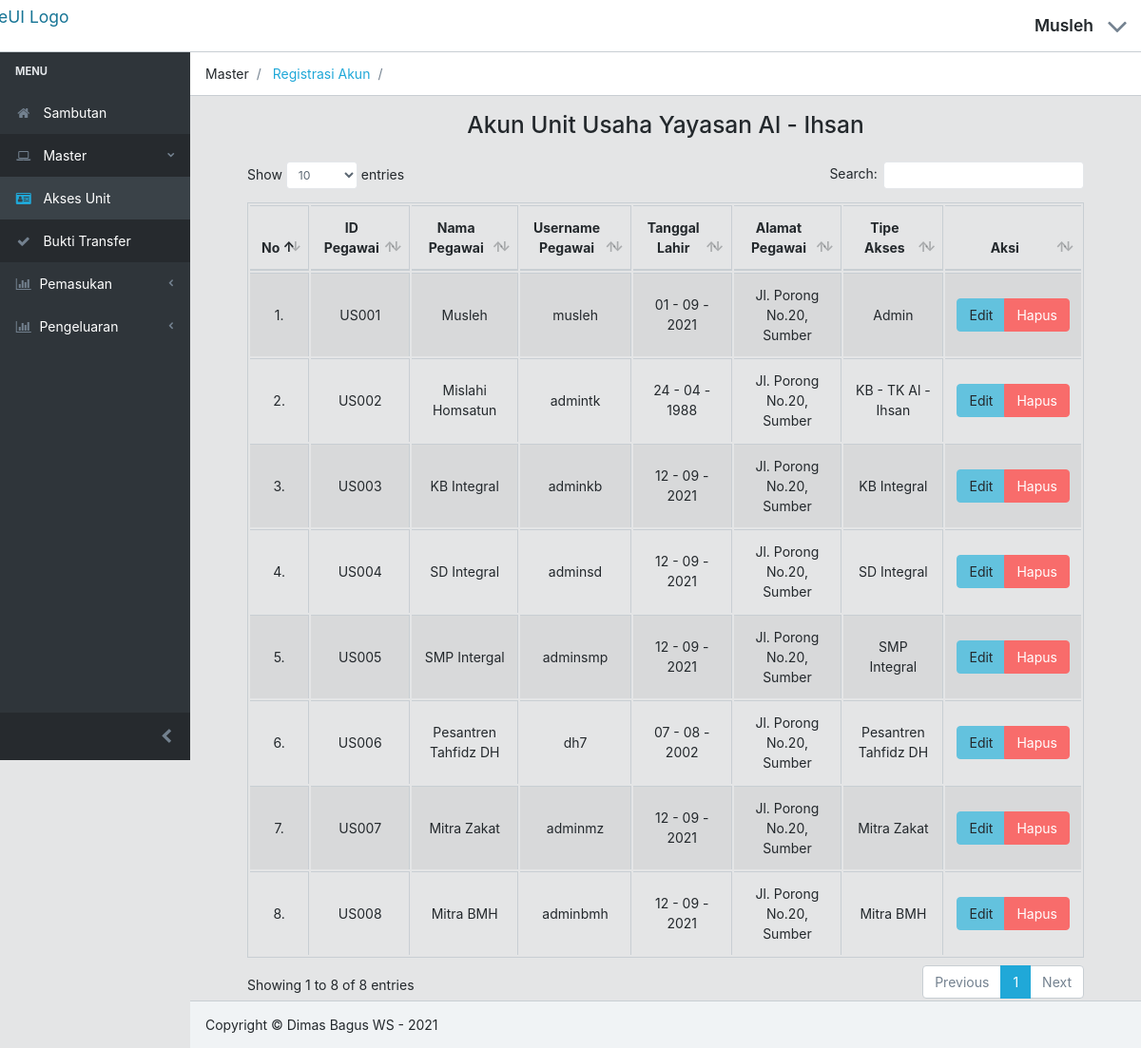
Screenshot of /admin/KelolaAkun_pegawai.php (signed in) with the database file from the repository.
### tables this page shows
CREATE TABLE `db_user` (
  `id_user` varchar(25) NOT NULL,
  `nama` varchar(50) NOT NULL,
  `tgl_lahir` date NOT NULL,
  `alamat` varchar(25) NOT NULL,
  `username` varchar(25) NOT NULL,
  `password` varchar(256) NOT NULL,
  `akses` int(1) NOT NULL
);

CREATE TABLE `db_akses` (
  `akses` int(1) NOT NULL,
  `nama_akses` varchar(25) DEFAULT NULL
);

### admin/fungsi.php (called while the page is built, shortened)
<?php
    include "../koneksi/koneksi.php";
    function query($query_kedua){
        global $koneksi;
        $result = mysqli_query($koneksi, $query_kedua);
        $rows = [];
        while ($data = mysqli_fetch_assoc($result)) {
            $rows[] = $data;
        }
        return $rows;
    }
?>

### admin/KelolaAkun_pegawai.php (the view, shortened to what this page needs)
<?php
    $lokasi1 = "Master";
    $lokasi2 = "Registrasi Akun";
    $linklokasi2 = "registrasi_pegawai.php";
    include "../admin/template/header.php";
    include "../admin/template/menu.php";
    include "../admin/template/lokasi.php";
    include "../admin/fungsi.php";
    $db_user= query("SELECT a.id_user, a.nama, a.tgl_lahir, a.alamat, a.username, b.nama_akses  FROM db_user a
    INNER JOIN db_akses b ON a.akses = b.akses ");
    ?>
<div class="container-fluid">
    <h3 align="center" class="pt-3 pb-3">Akun Unit Usaha Yayasan Al - Ihsan</h3>
    <div class="row justify-content-center">
        <div class="col-sm-12 col-lg-12 ">
            <table class="table table-striped table-hover table-bordered table-align-middle" id="data">
                <thead >
                    <tr align="center">
                        <th>No</th>
                        <th width="90px">ID Pegawai</th>
                        <th width="180px">Nama Pegawai</th>
                        <th width="110px">Username Pegawai</th>
                        <th width="120px">Tanggal Lahir </th>
                        <th width="200px">Alamat Pegawai</th>
                        <th width="200px">Tipe Akses</th>
                        <th>Aksi</th>
                    </tr>
                </thead>
                <tbody>
                    <?php
                    $i = 1;
                    foreach ($db_user as $data) {
                        ?>
                <tr align="center">
                    <td><?=$i++?>.</td>
                    <td><?=$data['id_user']?></td>
                    <td><?=$data['nama']?></td>
                    <td><?=$data['username']?></td>
                    <td><?php echo date('d - m - Y', strtotime($data["tgl_lahir"]));?></td>
                    <td><?=$data['alamat']?></td>
                    <td><?=$data['nama_akses']?></td>
                    <td>
                        <div class="btn-group">
                            <a href="EditAkun_pegawai.php?id=<?=$data['id_user']?>"  class="btn btn-info">Edit</a>
                            <a href="DeleteAkun_pegawai.php?id=<?=$data['id_user']?>" onclick="return confirm('Apakah anda ingin menghapus data ini ?')" class="btn btn-danger">Hapus</a>
                        </div>
                    </td>
                </tr>
                    <?php } ?>
                </tbody>
                </table>
            </div>
        </div>
    </div>
<?php
    include "template/footer.php";
?>

### admin/template/header.php (shortened to what this page needs)
<!DOCTYPE html>
<html lang="en">
<head>
  <link href="../assets/vendors/css/flag-icon.min.css" rel="stylesheet">
  <link href="../assets/vendors/css/font-awesome.min.css" rel="stylesheet">
  <link href="../assets/vendors/css/simple-line-icons.css" rel="stylesheet">
  <link rel="stylesheet" href="../assets/css/datatables.min.css">
  <link href="../assets/css/style.min.css" rel="stylesheet">
  <link href="../assets/css/costum.css" rel="stylesheet">
  <link href="../assets/css/pace.min.css" rel="stylesheet">
</head>
<body class="app header-fixed sidebar-fixed aside-menu-fixed sidebar-lg-show">
  <header class="app-header navbar">
    <a class="navbar-brand" href="./">
      <img class="navbar-brand-full" src="../assets/img/Icon_besar.png" padding = "30" width="250" height="45" alt="CoreUI Logo">
    </a>
    <ul class="nav navbar-nav ml-auto">
      <font class="text-value-sm">
        <?=$_SESSION['nama']?>
      </font>
      <li class="nav-item dropdown">
        <a class="nav-link" data-toggle="dropdown" href="#" role="button" aria-haspopup="true" aria-expanded="false">
          <span class="fa fa-angle-down" style="font-size: 35px;"></span>
        </a>
      </li>
    </ul>
  </header>

### admin/template/menu.php (shortened to what this page needs)
<div class="app-body">
    <div class="sidebar">
      <nav class="sidebar-nav">
        <ul class="nav">
          <li class="nav-title">Menu</li>
          <li class="nav-item">
            <a class="nav-link" href="index.php">
              <i class="nav-icon fa fa-home"></i> Sambutan</a>
          </li>
          <li class="nav-item nav-dropdown">
            <a class="nav-link nav-dropdown-toggle" href="#">
              <i class="nav-icon fa fa-laptop"></i> Master</a>
            <ul class="nav-dropdown-items">
              <li class="nav-item">
                  <a class="nav-link" href="KelolaAkun_pegawai.php">
                  <i class="nav-icon fa fa-id-card"></i> Akses Unit</a>
              </li>
              <li class="nav-item">
                  <a class="nav-link" href="Kelola_Buktitransfer.php">
                  <i class="nav-icon fa fa-check"></i> Bukti Transfer</a>
              </li>
            </ul>
          </li>
          <li class="nav-item nav-dropdown">
              <a class="nav-link nav-dropdown-toggle" href="#">
                <i class="nav-icon fa fa-bar-chart"></i>Pemasukan</a>
          </li>
          <li class="nav-item nav-dropdown">
              <a class="nav-link nav-dropdown-toggle" href="#">
                <i class="nav-icon fa fa-bar-chart"></i>Pengeluaran</a>
          </li>
        </ul>
      </nav>
      <button class="sidebar-minimizer brand-minimizer" type="button"></button>
    </div>

### admin/template/lokasi.php (shortened to what this page needs)
<main class="main">
      <ol class="breadcrumb" style="margin-bottom: auto">
        <li class="breadcrumb-item"><?=$lokasi1?></li>
        <li class="breadcrumb-item">
          <a href="<?=$linklokasi2?>"><?=$lokasi2?></a>
        </li>
        <li class="breadcrumb-item">
        </li>
      </ol>

### admin/template/footer.php (shortened to what this page needs)
</main>
</div>
<footer class="app-footer">
    <div>
      <span>Copyright &copy; Dimas Bagus WS - 2021</span>
    </div>
  </footer>
</body>
</html>

### rows the page displays
db_user: id_user "US001", nama "Musleh", username "musleh", tgl_lahir "01 - 09 - 2021", alamat "Jl. Porong No.20, Sumber", akses.nama_akses "Admin"
db_user: id_user "US002", nama "Mislahi Homsatun", username "admintk", tgl_lahir "24 - 04 - 1988", alamat "Jl. Porong No.20, Sumber", akses.nama_akses "KB - TK Al - Ihsan"
db_user: id_user "US003", nama "KB Integral", username "adminkb", tgl_lahir "12 - 09 - 2021", alamat "Jl. Porong No.20, Sumber", akses.nama_akses "KB Integral"
db_user: id_user "US004", nama "SD Integral", username "adminsd", tgl_lahir "12 - 09 - 2021", alamat "Jl. Porong No.20, Sumber", akses.nama_akses "SD Integral"
db_user: id_user "US005", nama "SMP Intergal", username "adminsmp", tgl_lahir "12 - 09 - 2021", alamat "Jl. Porong No.20, Sumber", akses.nama_akses "SMP Integral"
db_user: id_user "US006", nama "Pesantren Tahfidz DH", username "dh7", tgl_lahir "07 - 08 - 2002", alamat "Jl. Porong No.20, Sumber", akses.nama_akses "Pesantren Tahfidz DH"
db_user: id_user "US007", nama "Mitra Zakat", username "adminmz", tgl_lahir "12 - 09 - 2021", alamat "Jl. Porong No.20, Sumber", akses.nama_akses "Mitra Zakat"
db_user: id_user "US008", nama "Mitra BMH", username "adminbmh", tgl_lahir "12 - 09 - 2021", alamat "Jl. Porong No.20, Sumber", akses.nama_akses "Mitra BMH"

### other values shown
$_SESSION['nama'] "Musleh"
$lokasi1 "Master"
$lokasi2 "Registrasi Akun"
